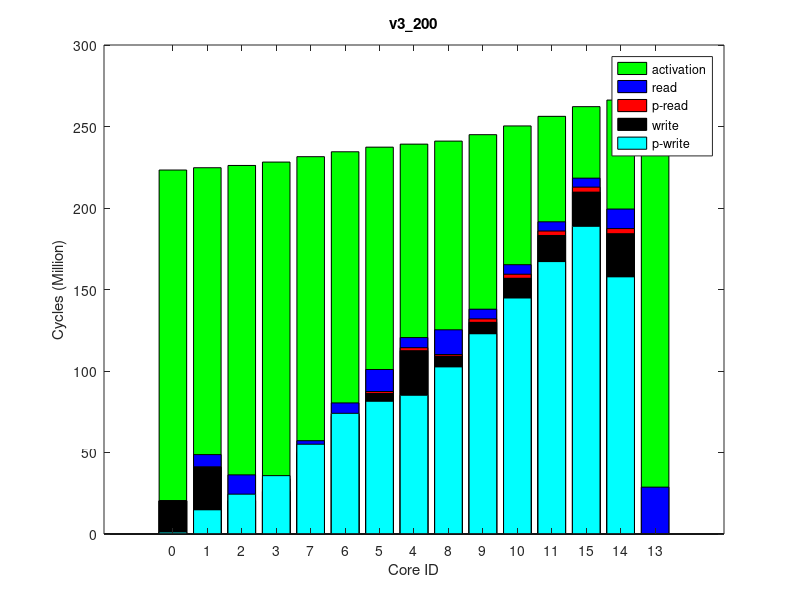

Here is the MATLAB script that generated this plot:
times(1, :, :) = [
107536, 225205931, 0
441514, 226626761, 0
323442, 228022154, 0
778671, 230107873, 0
1829188, 241337718, 0
1182301, 239435245, 0
1387999, 236513544, 0
1111463, 233434184, 0
1012016, 243250766, 0
2128048, 247337251, 0
2481364, 252886404, 0
2729752, 258995302, 0
0, 270001378, 0
3113260, 269304334, 0
3060664, 265178257, 0
];
times(2, :, :) = [
107536, 225223563, 0
441816, 226644644, 0
323430, 228040310, 0
779020, 230130901, 0
1829417, 241356899, 0
1183349, 239457223, 0
1387763, 236535766, 0
1109740, 233455671, 0
1012066, 243270499, 0
2128490, 247356783, 0
2479655, 252902998, 0
2724911, 259012440, 0
0, 270012465, 0
3112518, 269313461, 0
3062570, 265190284, 0
];
times(3, :, :) = [
107536, 225198055, 0
439999, 226619315, 0
319555, 228017456, 0
778575, 230104985, 0
1819430, 241335484, 0
1181798, 239431675, 0
1385589, 236512307, 0
1104568, 233431151, 0
1008447, 243247984, 0
2120571, 247334937, 0
2487765, 252884320, 0
2724333, 258992823, 0
0, 269989262, 0
3111703, 269295295, 0
3061412, 265170905, 0
];
times(4, :, :) = [
107536, 225228580, 0
442050, 226651939, 0
319679, 228050172, 0
778889, 230138208, 0
1818883, 241366201, 0
1182364, 239465286, 0
1387010, 236544134, 0
1108961, 233464790, 0
1012766, 243279563, 0
2123944, 247365707, 0
2480722, 252911041, 0
2726589, 259020237, 0
0, 270011246, 0
3111867, 269312117, 0
3062415, 265196163, 0
];
times(5, :, :) = [
107536, 225217569, 0
442152, 226640513, 0
319738, 228037411, 0
777834, 230126700, 0
1819788, 241354670, 0
1181015, 239453126, 0
1387442, 236534241, 0
1105178, 233452391, 0
1012205, 243268071, 0
2121782, 247355288, 0
2483828, 252898138, 0
2728292, 259007389, 0
0, 270006469, 0
3111952, 269309972, 0
3061379, 265190048, 0
];
times(6, :, :) = [
107536, 225216289, 0
441439, 226639207, 0
319929, 228034532, 0
778315, 230124943, 0
1827615, 241350387, 0
1182327, 239448943, 0
1386376, 236530043, 0
1108970, 233451906, 0
1011864, 243263256, 0
2125041, 247349642, 0
2482050, 252897827, 0
2725299, 259005012, 0
0, 270019797, 0
3111939, 269319683, 0
3059174, 265193980, 0
];
times(7, :, :) = [
107536, 225221832, 0
440446, 226645030, 0
319617, 228040439, 0
778675, 230125479, 0
1819168, 241355081, 0
1181027, 239454726, 0
1385791, 236532522, 0
1104290, 233453605, 0
1012028, 243268531, 0
2121021, 247355880, 0
2483279, 252902008, 0
2728328, 259010344, 0
0, 270014719, 0
3111444, 269315669, 0
3062758, 265191616, 0
];
times(8, :, :) = [
107536, 225197261, 0
440086, 226618989, 0
319573, 228014998, 0
779188, 230100449, 0
1818871, 241324325, 0
1181219, 239422748, 0
1385688, 236503603, 0
1097838, 233424908, 0
1011589, 243238173, 0
2119156, 247323895, 0
2485153, 252869970, 0
2725992, 258979560, 0
0, 269987546, 0
3111976, 269288659, 0
3059004, 265155431, 0
];
times(9, :, :) = [
107536, 225218518, 0
441561, 226641190, 0
321365, 228039532, 0
778979, 230124908, 0
1820952, 241353822, 0
1181463, 239453067, 0
1385444, 236532474, 0
1098645, 233452502, 0
1012838, 243266945, 0
2122768, 247353057, 0
2482114, 252899658, 0
2727005, 259008601, 0
0, 270027325, 0
3111766, 269326107, 0
3065537, 265189584, 0
];
times(10, :, :) = [
107536, 225215078, 0
442021, 226638154, 0
323826, 228036718, 0
779562, 230120749, 0
1827488, 241350139, 0
1181377, 239446895, 0
1387586, 236527452, 0
1107129, 233447742, 0
1012229, 243262941, 0
2128081, 247349396, 0
2482559, 252894266, 0
2728812, 259003236, 0
0, 270010274, 0
3112057, 269310147, 0
3064824, 265184342, 0
];
ave_times = round(squeeze(mean(times)));
format long g, ave_times
std_times = round(squeeze(std(times)));
format long g, std_times
polling_read_times = ave_times;
times(1, :, :) = [
1194994, 223250177, 0
14901885, 224666640, 0
24489877, 226057061, 0
35904942, 228132688, 0
85187782, 239131242, 0
81461306, 237280733, 0
74148086, 234448084, 0
55151530, 231443350, 0
102593383, 240985248, 0
122932280, 244925695, 0
144836439, 250285469, 0
167133120, 256171463, 0
0, 266833797, 0
157779148, 266149495, 0
188744726, 262109743, 0
];
times(2, :, :) = [
1185193, 223239157, 0
14820151, 224654761, 0
24446609, 226043234, 0
35838594, 228117875, 0
85182467, 239118502, 0
81468189, 237268255, 0
74087868, 234434176, 0
55133965, 231426382, 0
102561224, 240973109, 0
122906071, 244914194, 0
144802879, 250274916, 0
167128990, 256161956, 0
0, 266823080, 0
157781129, 266137423, 0
188778531, 262099642, 0
];
times(3, :, :) = [
1200845, 223240137, 0
14954298, 224657519, 0
24520925, 226046076, 0
35888338, 228123099, 0
85249767, 239124297, 0
81494123, 237273715, 0
74161849, 234439945, 0
55168023, 231433716, 0
102605438, 240979854, 0
122978176, 244917755, 0
144880082, 250278231, 0
167154444, 256163733, 0
0, 266812374, 0
157761081, 266125596, 0
188751420, 262097806, 0
];
times(4, :, :) = [
1178605, 223245307, 0
14737404, 224661912, 0
24312964, 226051399, 0
35599253, 228127919, 0
85163000, 239128836, 0
81441607, 237277669, 0
73972196, 234445496, 0
54966254, 231438350, 0
102548771, 240983744, 0
122896103, 244922895, 0
144835390, 250284669, 0
167145038, 256167679, 0
0, 266843430, 0
157793086, 266158603, 0
188746888, 262112747, 0
];
times(5, :, :) = [
1174333, 223228551, 0
14729995, 224641870, 0
24343200, 226030814, 0
35795126, 228105191, 0
85022502, 239108350, 0
81368709, 237257239, 0
73994852, 234422902, 0
55012759, 231416437, 0
102494615, 240962995, 0
122837207, 244905295, 0
144750935, 250266869, 0
167097415, 256149420, 0
0, 266809372, 0
157745936, 266127458, 0
188713862, 262090786, 0
];
times(6, :, :) = [
1188521, 223252575, 0
14818664, 224667066, 0
24374260, 226054143, 0
35680002, 228128941, 0
84948875, 239127968, 0
81292696, 237276857, 0
73910704, 234445472, 0
54943608, 231439070, 0
102428513, 240981880, 0
122738742, 244923004, 0
144735867, 250283294, 0
167131786, 256166128, 0
0, 266821850, 0
157778777, 266139903, 0
188767726, 262107900, 0
];
times(7, :, :) = [
1185845, 223240729, 0
14881156, 224657756, 0
24487830, 226045936, 0
35864118, 228122485, 0
85021742, 239122892, 0
81393388, 237271734, 0
74013009, 234438021, 0
55070494, 231432770, 0
102484233, 240977049, 0
122739312, 244917279, 0
144650029, 250277215, 0
167033533, 256162900, 0
0, 266813076, 0
157750903, 266132423, 0
188701661, 262104641, 0
];
times(8, :, :) = [
1176474, 223233223, 0
14763015, 224650055, 0
24328122, 226038772, 0
35664785, 228110052, 0
85062077, 239111703, 0
81393895, 237262172, 0
74001648, 234428109, 0
55058510, 231421146, 0
102490084, 240966730, 0
122792955, 244908691, 0
144792466, 250268546, 0
167200157, 256152870, 0
0, 266812843, 0
157753786, 266127806, 0
188787476, 262089637, 0
];
times(9, :, :) = [
1198185, 223247796, 0
14909732, 224665689, 0
24524245, 226051514, 0
35929078, 228126820, 0
85034323, 239126648, 0
81369568, 237275358, 0
74009101, 234442748, 0
55106908, 231438074, 0
102466641, 240981370, 0
122734359, 244920949, 0
144740330, 250283848, 0
167069346, 256166493, 0
0, 266825542, 0
157767181, 266140995, 0
188731004, 262105536, 0
];
times(10, :, :) = [
1199098, 223242040, 0
14931451, 224656644, 0
24491584, 226046429, 0
35856557, 228122783, 0
85106359, 239121162, 0
81422889, 237271029, 0
74042329, 234439013, 0
55073962, 231432778, 0
102538819, 240976090, 0
122910135, 244915128, 0
144851863, 250275830, 0
167135013, 256159517, 0
0, 266817863, 0
157772386, 266134348, 0
188753455, 262098867, 0
];
ave_times = round(squeeze(mean(times)));
format long g, ave_times
std_times = round(squeeze(std(times)));
format long g, std_times
polling_write_times = ave_times;
times(1, :, :) = [
0, 248146477, 0
7930243, 249718672, 64000
15947755, 251222540, 128000
8047104, 253433869, 64000
8044621, 265375789, 64000
14691693, 263371586, 128000
8175101, 260304346, 64000
8253337, 256990935, 64000
16180517, 267327654, 128000
8069276, 271502812, 64000
8338804, 277184822, 64000
8381946, 283369131, 64000
28748346, 294556735, 255980
15106731, 293840139, 128000
8578752, 289601929, 64000
];
times(2, :, :) = [
0, 248142623, 0
7929113, 249712626, 64000
15946606, 251217678, 128000
8025073, 253430842, 64000
8045663, 265371852, 64000
14690594, 263368286, 128000
8173388, 260297401, 64000
8252806, 256986761, 64000
16175864, 267324329, 128000
8055884, 271500039, 64000
8340221, 277179054, 64000
8387064, 283365792, 64000
28749701, 294556856, 255980
15104212, 293847115, 128000
8582156, 289595258, 64000
];
times(3, :, :) = [
0, 248162933, 0
7928878, 249732372, 64000
15950602, 251236921, 128000
8026756, 253448656, 64000
8047818, 265388702, 64000
14690961, 263387014, 128000
8175154, 260315827, 64000
8253166, 256998666, 64000
16178811, 267343051, 128000
8070038, 271518073, 64000
8341157, 277199707, 64000
8382503, 283383015, 64000
28748717, 294561309, 255980
15102002, 293858681, 128000
8579108, 289612374, 64000
];
times(4, :, :) = [
0, 248132275, 0
7929528, 249701977, 64000
15949275, 251205375, 128000
8026053, 253424987, 64000
8043495, 265366342, 64000
14689837, 263362609, 128000
8173325, 260293816, 64000
8253536, 256977809, 64000
16175307, 267318954, 128000
8055848, 271495849, 64000
8339558, 277175950, 64000
8385027, 283360493, 64000
28749205, 294529915, 255980
15106662, 293825030, 128000
8580289, 289585448, 64000
];
times(5, :, :) = [
0, 248138391, 0
7928566, 249708409, 64000
15947891, 251211369, 128000
8026509, 253421327, 64000
8045147, 265369951, 64000
14690231, 263365709, 128000
8173832, 260296194, 64000
8253128, 256977972, 64000
16178340, 267323253, 128000
8055190, 271498905, 64000
8338181, 277180826, 64000
8385244, 283373406, 64000
28749112, 294553462, 255980
15107477, 293846937, 128000
8581444, 289601705, 64000
];
times(6, :, :) = [
0, 248156537, 0
7930198, 249727705, 64000
15949600, 251230296, 128000
8046711, 253445320, 64000
8046248, 265385231, 64000
14689659, 263381960, 128000
8174827, 260313001, 64000
8252162, 257000750, 64000
16177102, 267338408, 128000
8069257, 271514351, 64000
8338396, 277194580, 64000
8386156, 283382511, 64000
28748526, 294580913, 255980
15105145, 293874137, 128000
8580884, 289613018, 64000
];
times(7, :, :) = [
0, 248130209, 0
7929090, 249701335, 64000
15943333, 251205442, 128000
8046520, 253416615, 64000
8045295, 265369055, 64000
14688915, 263365070, 128000
8173298, 260296069, 64000
8252333, 256980285, 64000
16174316, 267321896, 128000
8055357, 271498434, 64000
8339025, 277179919, 64000
8383987, 283367659, 64000
28747969, 294563296, 255980
15103480, 293852890, 128000
8582081, 289602078, 64000
];
times(8, :, :) = [
0, 248162341, 0
7929688, 249732994, 64000
15944471, 251237203, 128000
8024579, 253448316, 64000
8044301, 265386129, 64000
14690372, 263383348, 128000
8174142, 260314020, 64000
8251277, 256999816, 64000
16176261, 267339908, 128000
8056001, 271516049, 64000
8343062, 277196675, 64000
8383890, 283385624, 64000
28749038, 294539514, 255980
15104079, 293837662, 128000
8583055, 289611718, 64000
];
times(9, :, :) = [
0, 248149120, 0
7929372, 249719620, 64000
15947498, 251224652, 128000
8047412, 253435531, 64000
8046174, 265380422, 64000
14690565, 263376743, 128000
8174260, 260306884, 64000
8249322, 256993788, 64000
16180938, 267333762, 128000
8056017, 271509928, 64000
8339176, 277189246, 64000
8382466, 283377654, 64000
28748715, 294541819, 255980
15108090, 293833059, 128000
8582482, 289602199, 64000
];
times(10, :, :) = [
0, 248163977, 0
7929430, 249736041, 64000
15946233, 251240390, 128000
8024205, 253450770, 64000
8046293, 265393087, 64000
14689467, 263389252, 128000
8173682, 260318067, 64000
8254105, 257003159, 64000
16179042, 267344949, 128000
8070036, 271521564, 64000
8341413, 277204780, 64000
8383251, 283390185, 64000
28749386, 294559170, 255980
15108269, 293854213, 128000
8583910, 289619081, 64000
];
ave_times = round(squeeze(mean(times)));
format long g, ave_times
std_times = round(squeeze(std(times)));
format long g, std_times
read_times = ave_times;
times(1, :, :) = [
0, 223295405, 0
0, 224709542, 0
0, 226102144, 0
0, 228177026, 0
0, 239182947, 0
0, 237333148, 0
0, 234497917, 0
0, 231490226, 0
0, 241042958, 0
0, 244984632, 0
0, 250348133, 0
0, 256235822, 0
0, 266901499, 0
0, 266221760, 0
0, 262182050, 0
];
times(2, :, :) = [
0, 223308260, 0
0, 224720795, 0
0, 226112716, 0
0, 228185331, 0
0, 239193525, 0
0, 237343771, 0
0, 234509177, 0
0, 231498551, 0
0, 241051697, 0
0, 244995245, 0
0, 250358007, 0
0, 256245143, 0
0, 266901589, 0
0, 266218491, 0
0, 262180181, 0
];
times(3, :, :) = [
0, 223302438, 0
0, 224716763, 0
0, 226108438, 0
0, 228183630, 0
0, 239190055, 0
0, 237340921, 0
0, 234507129, 0
0, 231497251, 0
0, 241050191, 0
0, 244993375, 0
0, 250356402, 0
0, 256242601, 0
0, 266916231, 0
0, 266230644, 0
0, 262182144, 0
];
times(4, :, :) = [
0, 223286768, 0
0, 224700420, 0
0, 226094152, 0
0, 228169205, 0
0, 239173500, 0
0, 237324477, 0
0, 234489151, 0
0, 231480948, 0
0, 241033731, 0
0, 244978736, 0
0, 250343360, 0
0, 256230827, 0
0, 266898230, 0
0, 266220966, 0
0, 262180462, 0
];
times(5, :, :) = [
0, 223312493, 0
0, 224723818, 0
0, 226112799, 0
0, 228188579, 0
0, 239193913, 0
0, 237345595, 0
0, 234511815, 0
0, 231500243, 0
0, 241052911, 0
0, 244997216, 0
0, 250361208, 0
0, 256247907, 0
0, 266902747, 0
0, 266220018, 0
0, 262189874, 0
];
times(6, :, :) = [
0, 223304621, 0
0, 224717742, 0
0, 226108456, 0
0, 228182677, 0
0, 239190329, 0
0, 237342811, 0
0, 234507689, 0
0, 231495720, 0
0, 241049886, 0
0, 244993285, 0
0, 250357858, 0
0, 256246839, 0
0, 266914711, 0
0, 266227090, 0
0, 262183425, 0
];
times(7, :, :) = [
0, 223289798, 0
0, 224702858, 0
0, 226094310, 0
0, 228168711, 0
0, 239175503, 0
0, 237325752, 0
0, 234490102, 0
0, 231479894, 0
0, 241034827, 0
0, 244977608, 0
0, 250340812, 0
0, 256228259, 0
0, 266907085, 0
0, 266217343, 0
0, 262175933, 0
];
times(8, :, :) = [
0, 223288878, 0
0, 224703426, 0
0, 226095737, 0
0, 228171714, 0
0, 239180429, 0
0, 237331033, 0
0, 234494242, 0
0, 231483828, 0
0, 241040347, 0
0, 244983534, 0
0, 250346652, 0
0, 256231899, 0
0, 266904232, 0
0, 266215185, 0
0, 262174926, 0
];
times(9, :, :) = [
0, 223303713, 0
0, 224717812, 0
0, 226107692, 0
0, 228185908, 0
0, 239194437, 0
0, 237344286, 0
0, 234509339, 0
0, 231497945, 0
0, 241053846, 0
0, 244996087, 0
0, 250361826, 0
0, 256247121, 0
0, 266930475, 0
0, 266240977, 0
0, 262194758, 0
];
times(10, :, :) = [
0, 223295636, 0
0, 224706354, 0
0, 226100026, 0
0, 228176016, 0
0, 239184408, 0
0, 237334299, 0
0, 234498687, 0
0, 231488763, 0
0, 241042989, 0
0, 244985747, 0
0, 250347881, 0
0, 256238039, 0
0, 266889124, 0
0, 266205068, 0
0, 262178062, 0
];
ave_times = round(squeeze(mean(times)));
format long g, ave_times
std_times = round(squeeze(std(times)));
format long g, std_times
total_times = ave_times;
times(1, :, :) = [
20324720, 227681633, 64000
40782386, 227816153, 128000
20333851, 228252946, 64000
25575763, 230261492, 64000
112221270, 241313434, 128000
86066184, 239478690, 64000
72028325, 236592130, 64000
48790933, 233575159, 64000
108986147, 243202333, 64000
129693307, 247247263, 64000
156758466, 252745447, 64000
183102834, 258777520, 64000
0, 269588555, 0
184227337, 268904855, 64000
209738726, 264837778, 64000
];
times(2, :, :) = [
20324513, 227685472, 64000
40782077, 227820121, 128000
20344238, 228304463, 64000
26084433, 230311040, 64000
112556408, 241367026, 128000
86284261, 239529121, 64000
72288101, 236643857, 64000
49138263, 233627708, 64000
109130190, 243255630, 64000
129951339, 247299570, 64000
156968302, 252801408, 64000
183219956, 258830955, 64000
0, 269638493, 0
184281644, 268961310, 64000
209768992, 264889441, 64000
];
times(3, :, :) = [
20324575, 227663634, 64000
40781983, 227798273, 128000
20341915, 228273968, 64000
26003339, 230281382, 64000
112436854, 241335222, 128000
86214976, 239496740, 64000
72172877, 236612983, 64000
49050656, 233595256, 64000
109088646, 243223357, 64000
129853617, 247266352, 64000
156965980, 252770902, 64000
183218227, 258793883, 64000
0, 269588006, 0
184235395, 268911624, 64000
209765930, 264855498, 64000
];
times(4, :, :) = [
20324656, 227674712, 64000
40781730, 227809591, 128000
20344146, 228292778, 64000
26047521, 230300832, 64000
112610545, 241356868, 128000
86363722, 239518051, 64000
72385489, 236633116, 64000
49068284, 233615860, 64000
109186264, 243245056, 64000
129980025, 247289168, 64000
156966564, 252793938, 64000
183136419, 258822936, 64000
0, 269637629, 0
184288448, 268957576, 64000
209718961, 264879495, 64000
];
times(5, :, :) = [
20324522, 227687378, 64000
40782252, 227821894, 128000
20334752, 228270656, 64000
25717222, 230276162, 64000
112424254, 241333079, 128000
86188126, 239493104, 64000
72113262, 236606024, 64000
48894592, 233590877, 64000
109057160, 243221148, 64000
129746834, 247263832, 64000
156799889, 252766041, 64000
183094065, 258794879, 64000
0, 269589410, 0
184228944, 268909569, 64000
209634464, 264854891, 64000
];
times(6, :, :) = [
20324420, 227673857, 64000
40781771, 227808438, 128000
20341649, 228281451, 64000
25975692, 230290562, 64000
112641497, 241348278, 128000
86337527, 239511203, 64000
72343209, 236624941, 64000
49068699, 233606464, 64000
109181615, 243235764, 64000
129943051, 247280388, 64000
156940932, 252783370, 64000
183195091, 258815857, 64000
0, 269610466, 0
184279665, 268941461, 64000
209804138, 264873041, 64000
];
times(7, :, :) = [
20324587, 227670349, 64000
40781918, 227804895, 128000
20338230, 228267102, 64000
25845224, 230272298, 64000
112486009, 241325875, 128000
86227351, 239488535, 64000
72280034, 236602940, 64000
48990209, 233587561, 64000
109068001, 243214757, 64000
129877707, 247258785, 64000
156808022, 252763550, 64000
183091497, 258794825, 64000
0, 269597506, 0
184252146, 268920648, 64000
209710454, 264854271, 64000
];
times(8, :, :) = [
20324214, 227671617, 64000
40782108, 227806287, 128000
20345141, 228296114, 64000
26198916, 230300011, 64000
112687618, 241357640, 128000
86383589, 239519253, 64000
72560189, 236633320, 64000
49301533, 233616609, 64000
109246611, 243248416, 64000
130041717, 247291485, 64000
156892043, 252796398, 64000
183099875, 258825094, 64000
0, 269629375, 0
184276479, 268959169, 64000
209737514, 264884624, 64000
];
times(9, :, :) = [
20324766, 227691906, 64000
40781631, 227826572, 128000
20334843, 228271990, 64000
25646434, 230280203, 64000
112138394, 241337209, 128000
86042644, 239498561, 64000
71988077, 236613042, 64000
48681551, 233595137, 64000
108869731, 243225090, 64000
129519391, 247268700, 64000
156738291, 252772387, 64000
183082515, 258802196, 64000
0, 269625621, 0
184258731, 268948594, 64000
209733169, 264859929, 64000
];
times(10, :, :) = [
20324517, 227672786, 64000
40782182, 227807379, 128000
20339771, 228275134, 64000
25896551, 230281980, 64000
112466727, 241339607, 128000
86219469, 239501255, 64000
72261003, 236615796, 64000
49006068, 233597114, 64000
109155490, 243228305, 64000
129927751, 247273736, 64000
156960785, 252778249, 64000
183234442, 258805261, 64000
0, 269612075, 0
184246942, 268927801, 64000
209731537, 264863761, 64000
];
ave_times = round(squeeze(mean(times)));
format long g, ave_times
std_times = round(squeeze(std(times)));
format long g, std_times
write_times = ave_times;
mytitle = 'v3\_200';
order = [1 2 3 4 8 7 6 5 9 10 11 12 15 14 13];

total_times = total_times(:, 2)(order);

read_times = read_times(:, 1)(order);
write_times = write_times(:, 1)(order);

polling_read_times = polling_read_times(:, 1)(order);
polling_write_times = polling_write_times(:, 1)(order);

total_times /= 1000000;

read_times /= 1000000;
write_times /= 1000000;

polling_read_times /= 1000000;
polling_write_times /= 1000000;

% laying read on top of write
read_times += write_times;
polling_read_times += write_times;

figure(1);
clf()
% set(gcf, 'Position', get(0,'Screensize'));
% set(gcf,'units','normalized','outerposition',[0 0 1 1])
bar(0:14, total_times,'g');
hold on;
bar(0:14, read_times,'b');
bar(0:14, polling_read_times,'r');
bar(0:14, write_times,'k');
bar(0:14, polling_write_times,'c');
hold off

axis([-2 16 0 300])
% axis([-1 15])
set(gca,'XTick',0:14);
set(gca,'xticklabel',{ '0'; '1'; '2'; '3'; '7'; '6'; '5'; '4'; '8'; '9'; '10'; '11'; '15'; '14'; '13' })

xlabel('Core ID')
ylabel('Cycles (Million)')

legend('activation', 'read', 'p-read', 'write', 'p-write')
title(mytitle)
print(1, strcat(mytitle, '.png'))
